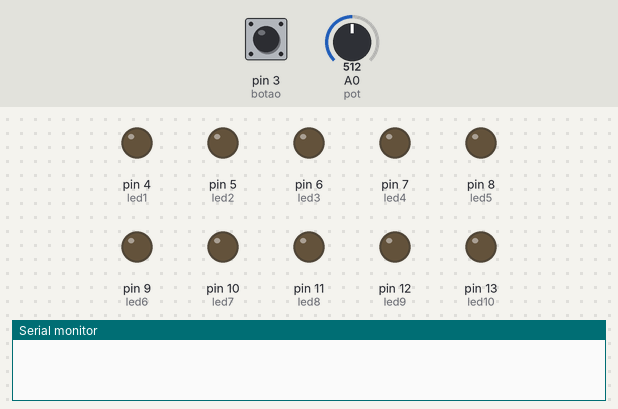
Recording of a sketch running on a simulated Arduino Uno, built with avr-gcc and run on an emulated ATmega328P. On the bench: output pins drawn as LEDs (lit = HIGH), the last lines printed to the serial monitor. The inputs (shaded band) are chosen by the test bench; at power-on: pin 3 (botao) LOW, A0 (pot) = 512.

Above: at 1.2 s.
1.3 s: pin 3 (botao) pulled HIGH for 0.15 s
At 2.0 s:
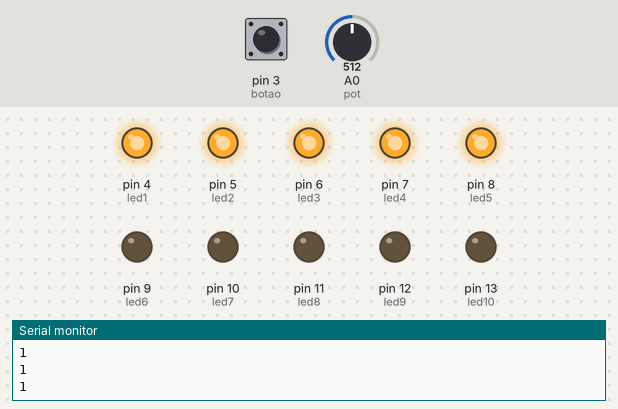
Timing chart, 0 to 4.3 s (numbered marks = the images above; inputs shaded):
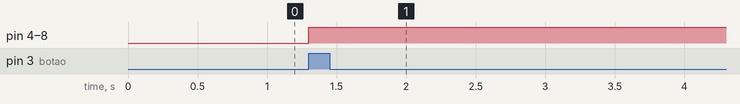

The sketch:

codigo.ino
```cpp
const int botao = 3;
const int led1 = 4;
const int led2 = 5;
const int led3 = 6;
const int led4 = 7;
const int led5 = 8;
const int led6 = 9;
const int led7 = 10;
const int led8 = 11;
const int led9 = 12;
const int led10 = 13;

const int pot = 0;
int var1 = 0;
int var2;

void setup()
{
  pinMode(led1, OUTPUT);
  pinMode(led2, OUTPUT);
  pinMode(led3, OUTPUT);
  pinMode(led4, OUTPUT);
  pinMode(led5, OUTPUT);
  pinMode(led6, OUTPUT);
  pinMode(led7, OUTPUT);
  pinMode(led8, OUTPUT);
  pinMode(led9, OUTPUT);
  pinMode(led10, OUTPUT);
  Serial.begin(9600);
}


void loop()
{

  var2 = digitalRead(botao);
  if(var2){
  var1 = analogRead(pot);
  Serial.println(var2);
  }

  if(var1 > 90){
    digitalWrite(led1,HIGH);
  }else{
    digitalWrite(led1,LOW);
  }

    if(var1 > 180){
    digitalWrite(led2,HIGH);
  }else{
     digitalWrite(led2,LOW);
   }

    if(var1 > 270){
    digitalWrite(led3,HIGH);
  }else{
     digitalWrite(led3,LOW);
   }

    if(var1> 360){
    digitalWrite(led4,HIGH);
  }else{
     digitalWrite(led4,LOW);
   }

    if(var1 > 450){
    digitalWrite(led5,HIGH);
  }else{
     digitalWrite(led5,LOW);
   }

    if(var1 > 560){
    digitalWrite(led6,HIGH);
  }else{
     digitalWrite(led6,LOW);
   }

    if(var1 > 630){
    digitalWrite(led7,HIGH);
  }else{
     digitalWrite(led7,LOW);
   }

    if(var1 > 720){
    digitalWrite(led8,HIGH);
  }else{
     digitalWrite(led8,LOW);
   }

    if(var1 > 810){
    digitalWrite(led9,HIGH);
  }else{
     digitalWrite(led9,LOW);
   }

    if(var1 > 900){
    digitalWrite(led10,HIGH);
  }else{
     digitalWrite(led10,LOW);
   }

 }
```

Measured:
- after the input at 1.3 s, pin 4 (led1), pin 5 (led2), pin 6 (led3), pin 7 (led4), pin 8 (led5): LOW → HIGH at once
